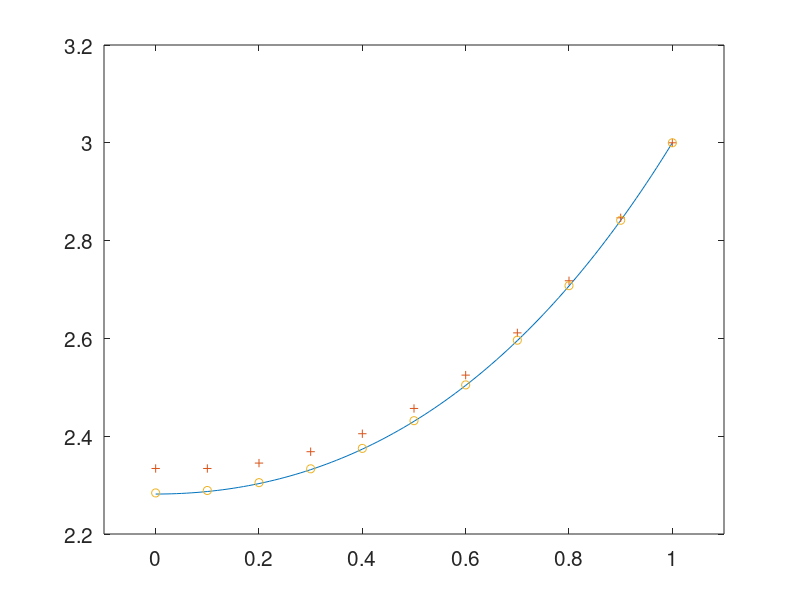
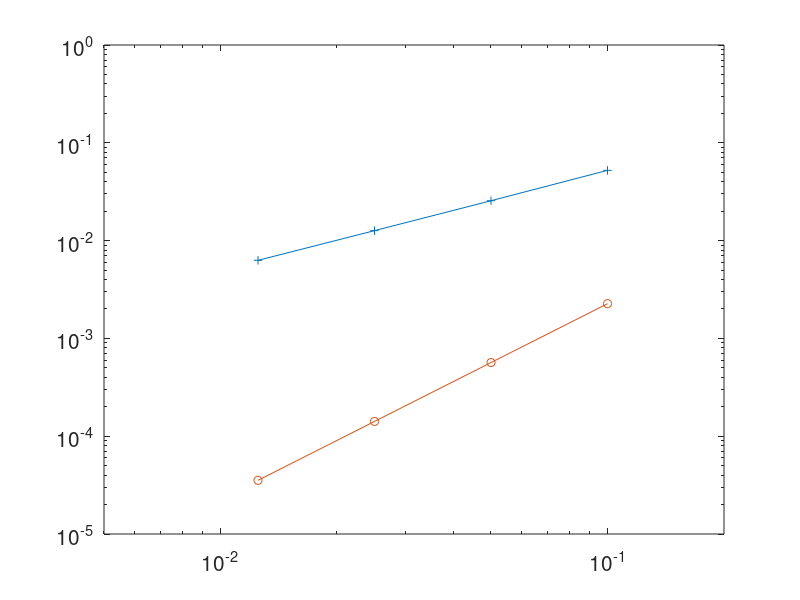

Here is the MATLAB script that generated these plots, in order:
%
% chap2fig2.m 
%
% second order finite difference method for the bvp
%   u'' = f, u'(ax)=sigma, u(bx)=beta
% Using 5-pt differences on an arbitrary grid.
%
% Produces Figure 2.2
% From  http://www.amath.washington.edu/~rjl/fdmbook/chapter2  (2007)


ax = 0;
bx = 1;
sigma = 0;
beta = 3;

f = @(x) exp(x);  % right hand side function
utrue = @(x) exp(x) + (sigma-exp(ax))*(x - bx) + beta - exp(bx);  % true soln

% Solve the problem for ntest different grid sizes to test convergence:
m1vals = [10 20 40 80];
ntest = length(m1vals);
hvals = zeros(ntest,1);  % to hold h values
E = zeros(ntest,1);      % to hold errors
u11 = zeros(11,2);  % to store 11-point solution for plotting

for approach=1:2
 for jtest=1:ntest
  m1 = m1vals(jtest);
  m2 = m1 + 1;
  m = m1 - 1;
  h = (bx-ax)/m1;
  hvals(jtest) = h;
  x = linspace(ax,bx,m2)';   % m+2 points counting the boundaries

  % set up matrix A (using sparse matrix storage):
  e = ones(m2,1);
  A = 1/h^2 * spdiags([e -2*e e], [-1 0 1], m2, m2);

  % fix up values in first and last row for BCs:
  A(1,1) = -1/h;
  A(1,2) = 1/h;
  A(m2,m1) = 0;
  A(m2,m2) = 1;
  
  % Right hand side:
  F = f(x);
  F(1) = sigma + h/2 * F(1) * (approach-1);  % Approach 1 or 2 from Section 2.12
  F(m2) = beta;
  
  % solve linear system:
  U = A\F;

  % compute errors:
  uhat = utrue(x);
  err = U - uhat;
  E(jtest,approach) = max(abs(err));  

  if jtest==1
     % save for plotting:
     x1 = x;
     u11(:,approach) = U;
     end
  end
 end

% plot solutions:
figure(1)
clf
xfine = linspace(ax,bx,101);
ufine = utrue(xfine);
plot(xfine,ufine)
hold on
plot(x1,u11(:,1),'+')
plot(x1,u11(:,2),'o')
hold off
axis([-.1 1.1 2.2 3.2])
set(gca,'fontsize',15)

% log-log plot of errors:
figure(2)
clf
loglog(hvals,E(:,1),'+-')
hold on
loglog(hvals,E(:,2),'o-')
hold off
axis([5e-3 .2 1e-5 1])
set(gca,'fontsize',15)
